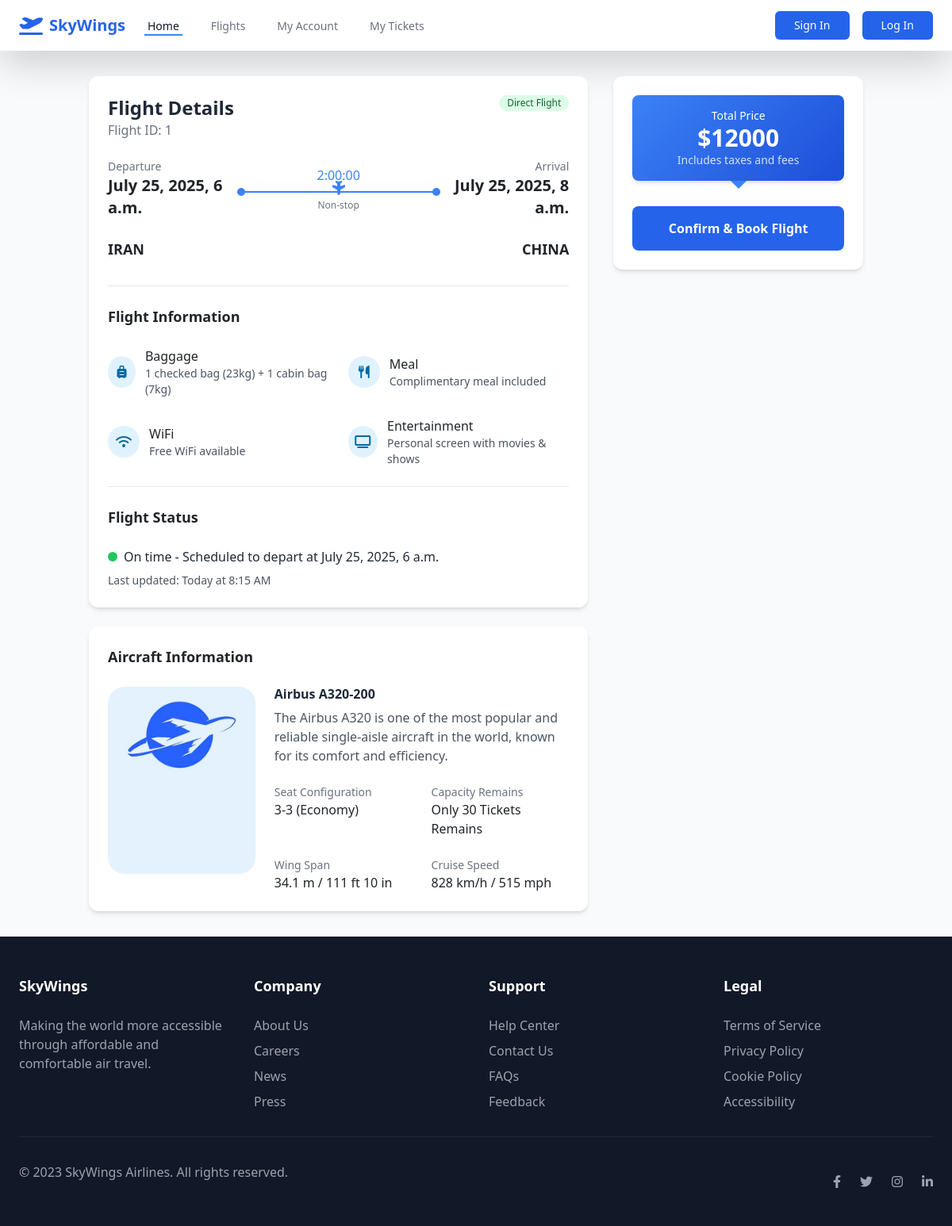
Page /flight_detail/1/ on the earlier database version.
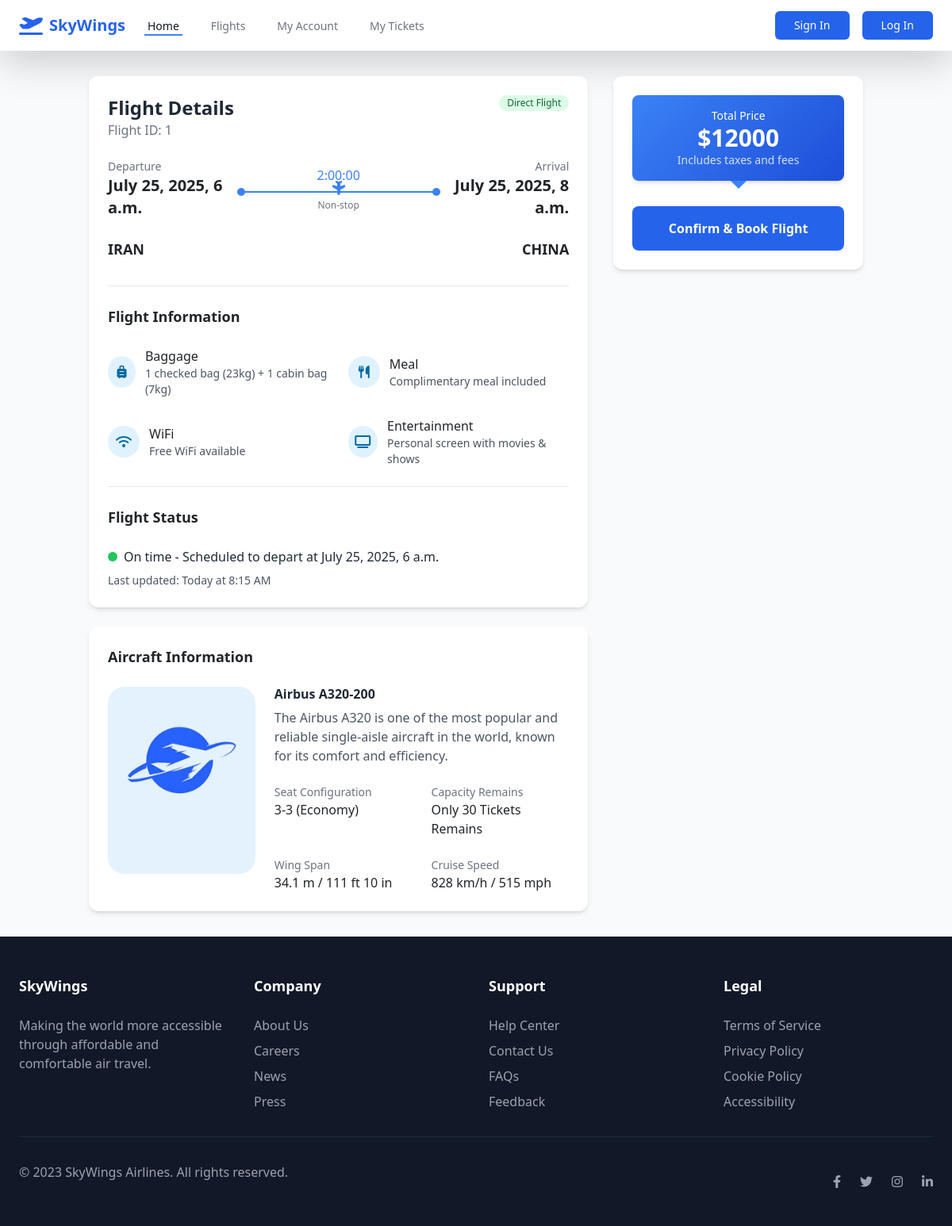
Same page on the later database version.
### flights/models.py (models this page shows, shortened)
class Flights(models.Model):
    flight_id = models.IntegerField(primary_key=True, unique=True)
    departure = models.CharField(max_length=100)
    destination = models.CharField(max_length=100)
    departure_time = models.DateTimeField()
    arrival_time = models.DateTimeField()
    pilot = models.ForeignKey(User, on_delete=models.CASCADE, related_name='pilot')
    flight_capacity = models.IntegerField()
    flight_price = models.BigIntegerField()

class homepage_objects(models.Model):
    object_id = models.IntegerField(primary_key=True, unique=True)
    back_ground_for_flights = models.ImageField(upload_to='obj/')

### flights/views.py (the view)
# urls.py: path('flight_detail/<int:flight_id>/', views.flight_detail.as_view(), name='flight_detail'),
class flight_detail(View):
    template_name = 'flights/flight_detail.html'
    def get(self, request, flight_id):
        flight = get_object_or_404(Flights, flight_id=flight_id)
        back_ground_obj = homepage_objects.objects.get(object_id=1)
        delta_t = flight.arrival_time - flight.departure_time
        return render(request, self.template_name, {'flight': flight, 'bgo': back_ground_obj, "delta_t": delta_t})

### flights/templates/flights/flight_detail.html (shortened to what this page needs)
{% extends 'base.html' %}
{% block content %}
<!DOCTYPE html>
<html lang="en">
<head>
    <script src="https://cdn.tailwindcss.com"></script>
    <link rel="stylesheet" href="https://cdnjs.cloudflare.com/ajax/libs/font-awesome/6.4.0/css/all.min.css">
</head>
<body class="bg-gray-50">
    <main class="container mx-auto px-4 py-8">
        <div class="flex flex-col lg:flex-row gap-8">
            <div class="lg:w-2/3">
                <div class="bg-white rounded-xl shadow-md overflow-hidden flight-card mb-6">
                    <div class="p-6">
                        <div class="flex justify-between items-start mb-6">
                            <div>
                                <h2 class="text-2xl font-bold text-gray-800">Flight Details</h2>
                                <p class="text-gray-500">Flight ID: {{ flight.flight_id }}</p>
                            </div>
                            <span class="bg-green-100 text-green-800 text-xs font-medium px-2.5 py-0.5 rounded-full">Direct Flight</span>
                        </div>
                        <div class="mb-8">
                            <div class="flex justify-between items-center mb-2">
                                <div>
                                    <p class="text-gray-500 text-sm">Departure</p>
                                    <p class="text-xl font-bold">{{ flight.departure_time }}</p>
                                </div>
                                <div class="text-center">
                                    <p class="text-blue-500 font-medium">{{ delta_t }}</p>
                                    <div class="flight-path w-64 mx-auto my-2">
                                        <i class="fas fa-plane airplane-icon"></i>
                                    </div>
                                    <p class="text-xs text-gray-500">Non-stop</p>
                                </div>
                                <div class="text-right">
                                    <p class="text-gray-500 text-sm">Arrival</p>
                                    <p class="text-xl font-bold">{{ flight.arrival_time }}</p>
                                </div>
                            </div>
                            <div class="flex justify-between mt-4">
                                <div>
                                    <p class="text-lg font-semibold">{{ flight.departure }}</p>
                                </div>
                                <div class="text-right">
                                    <p class="text-lg font-semibold">{{ flight.destination }}</p>
                                </div>
                            </div>
                        </div>
                        <div class="border-t border-gray-200 pt-6">
                            <h3 class="text-lg font-semibold mb-4">Flight Information</h3>
                            <div class="grid grid-cols-1 md:grid-cols-2 gap-4">
                                <div class="flex items-center">
                                    <div class="amenity-icon mr-3">
                                        <i class="fas fa-suitcase-rolling"></i>
                                    </div>
                                    <div>
                                        <p class="font-medium">Baggage</p>
                                        <p class="text-gray-600 text-sm">1 checked bag (23kg) + 1 cabin bag (7kg)</p>
                                    </div>
                                </div>
                                <div class="flex items-center">
                                    <div class="amenity-icon mr-3">
                                        <i class="fas fa-utensils"></i>
                                    </div>
                                    <div>
                                        <p class="font-medium">Meal</p>
                                        <p class="text-gray-600 text-sm">Complimentary meal included</p>
                                    </div>
                                </div>
                                <div class="flex items-center">
                                    <div class="amenity-icon mr-3">
                                        <i class="fas fa-wifi"></i>
                                    </div>
                                    <div>
                                        <p class="font-medium">WiFi</p>
                                        <p class="text-gray-600 text-sm">Free WiFi available</p>
                                    </div>
                                </div>
                                <div class="flex items-center">
                                    <div class="amenity-icon mr-3">
                                        <i class="fas fa-tv"></i>
                                    </div>
                                    <div>
                                        <p class="font-medium">Entertainment</p>
                                        <p class="text-gray-600 text-sm">Personal screen with movies & shows</p>
                                    </div>
                                </div>
                            </div>
                        </div>
                        <div class="border-t border-gray-200 pt-6 mt-6">
                            <h3 class="text-lg font-semibold mb-4">Flight Status</h3>
                            <div class="flex items-center">
                                <div class="h-3 w-3 bg-green-500 rounded-full mr-2"></div>
                                <p class="text-gray-800">On time - Scheduled to depart at {{ flight.departure_time }}</p>
                            </div>
                            <p class="text-gray-600 text-sm mt-2">Last updated: Today at 8:15 AM</p>
                        </div>
                    </div>
                </div>
                <div class="bg-white rounded-xl shadow-md overflow-hidden flight-card">
                    <div class="p-6">
                        <h3 class="text-lg font-semibold mb-4">Aircraft Information</h3>
                        <div class="flex flex-col md:flex-row gap-6">
                            <div class="md:w-1/3">
                                <img src={{ bgo.back_ground_for_flights.url }}>
                            </div>
                            <div class="md:w-2/3">
                                <h4 class="font-bold text-gray-800 mb-2">Airbus A320-200</h4>
                                <p class="text-gray-600 mb-4">The Airbus A320 is one of the most popular and reliable single-aisle aircraft in the world, known for its comfort and efficiency.</p>
                                <div class="grid grid-cols-2 gap-4">
                                    <div>
                                        <p class="text-gray-500 text-sm">Seat Configuration</p>
                                        <p class="font-medium">3-3 (Economy)</p>
                                    </div>
                                    <div>
                                        <p class="text-gray-500 text-sm">Capacity Remains</p>
                                        <p class="font-medium">Only {{ flight.flight_capacity }} Tickets Remains</p>
                                    </div>
                                    <div>
                                        <p class="text-gray-500 text-sm">Wing Span</p>
                                        <p class="font-medium">34.1 m / 111 ft 10 in</p>
                                    </div>
                                    <div>
                                        <p class="text-gray-500 text-sm">Cruise Speed</p>
                                        <p class="font-medium">828 km/h / 515 mph</p>
                                    </div>
                                </div>
                            </div>
                        </div>
                    </div>
                </div>
            </div>
            <div class="lg:w-1/3">
                <div class="bg-white rounded-xl shadow-md overflow-hidden sticky top-6">
                    <div class="p-6">
                        <div class="price-tag text-center mb-8">
                            <p class="text-sm">Total Price</p>
                            <p class="text-3xl font-bold">${{ flight.flight_price }}</p>
                            <p class="text-sm opacity-80">Includes taxes and fees</p>
                        </div>
                        <button class="w-full bg-blue-600 hover:bg-blue-700 text-white font-bold py-3 px-4 rounded-lg transition duration-200" onclick="window.location.href='{% url 'flights:book_flight' flight.flight_id %}'">
                            Confirm & Book Flight
                        </button>
                    </div>
                </div>
            </div>
        </div>
    </main>
</body>
</html>
{% endblock %}

### templates/base.html (shortened to what this page needs)
<!DOCTYPE html>
<html lang="en">
<head>
    <script src="https://cdn.tailwindcss.com"></script>
    <link rel="stylesheet" href="https://cdnjs.cloudflare.com/ajax/libs/font-awesome/6.4.0/css/all.min.css">
    <link href="https://cdn.jsdelivr.net/npm/bootstrap@5.3.7/dist/css/bootstrap.min.css" rel="stylesheet">
</head>
<body class="font-sans bg-gray-50">
    <nav class="bg-white shadow-lg">
        <div class="max-w-7xl mx-auto px-4 sm:px-6 lg:px-8">
            <div class="flex justify-between h-16">
                <div class="flex items-center">
                    <div class="flex-shrink-0 flex items-center">
                        <i class="fas fa-plane-departure text-blue-600 text-2xl mr-2"></i>
                        <a class="text-xl font-bold text-blue-600" href={% url "flights:home" %}>SkyWings</a>
                    </div>
                    <div class="hidden sm:ml-6 sm:flex sm:space-x-8">
                        <a class="border-blue-500 text-gray-900 inline-flex items-center px-1 pt-1 border-b-2 text-sm font-medium" href={% url "flights:home" %}>Home</a>
                        <a class="border-transparent text-gray-500 hover:border-gray-300 hover:text-gray-700 inline-flex items-center px-1 pt-1 border-b-2 text-sm font-medium" href={% url "flights:home" %}>Flights</a>
                        <a class="border-transparent text-gray-500 hover:border-gray-300 hover:text-gray-700 inline-flex items-center px-1 pt-1 border-b-2 text-sm font-medium" href={% url "flights:home" %}>My Account</a>
                        <a class="border-transparent text-gray-500 hover:border-gray-300 hover:text-gray-700 inline-flex items-center px-1 pt-1 border-b-2 text-sm font-medium" href={% url "flights:home" %}>My Tickets</a>
                    </div>
                </div>
                <div class="hidden sm:ml-6 sm:flex sm:items-center space-x-4">
                    {% if not request.user.is_authenticated  %}
                    <div class="flex space-x-4">
                        <a  class="bg-blue-600 hover:bg-blue-700 text-white px-4 py-2 rounded-md text-sm font-medium" href={% url "accounts:register" %}>Sign In</a>
                        <a class="bg-blue-600 hover:bg-blue-700 text-white px-4 py-2 rounded-md text-sm font-medium" href={% url "accounts:login" %}>Log In</a>
                    </div>
                    {% endif %}
                </div>
            </div>
        </div>
    </nav>
    {% block content %}
    {% endblock %}
    <footer class="bg-gray-900 text-white pt-12 pb-8">
        <div class="max-w-7xl mx-auto px-4 sm:px-6 lg:px-8">
            <div class="grid grid-cols-1 md:grid-cols-4 gap-8 mb-8">
                <div>
                    <h3 class="text-lg font-bold mb-4">SkyWings</h3>
                    <p class="text-gray-400">Making the world more accessible through affordable and comfortable air travel.</p>
                </div>
                <div>
                    <h3 class="text-lg font-bold mb-4">Company</h3>
                    <ul class="space-y-2">
                        <li><a href="#" class="text-gray-400 hover:text-white">About Us</a></li>
                        <li><a href="#" class="text-gray-400 hover:text-white">Careers</a></li>
                        <li><a href="#" class="text-gray-400 hover:text-white">News</a></li>
                        <li><a href="#" class="text-gray-400 hover:text-white">Press</a></li>
                    </ul>
                </div>
                <div>
                    <h3 class="text-lg font-bold mb-4">Support</h3>
                    <ul class="space-y-2">
                        <li><a href="#" class="text-gray-400 hover:text-white">Help Center</a></li>
                        <li><a href="#" class="text-gray-400 hover:text-white">Contact Us</a></li>
                        <li><a href="#" class="text-gray-400 hover:text-white">FAQs</a></li>
                        <li><a href="#" class="text-gray-400 hover:text-white">Feedback</a></li>
                    </ul>
                </div>
                <div>
                    <h3 class="text-lg font-bold mb-4">Legal</h3>
                    <ul class="space-y-2">
                        <li><a href="#" class="text-gray-400 hover:text-white">Terms of Service</a></li>
                        <li><a href="#" class="text-gray-400 hover:text-white">Privacy Policy</a></li>
                        <li><a href="#" class="text-gray-400 hover:text-white">Cookie Policy</a></li>
                        <li><a href="#" class="text-gray-400 hover:text-white">Accessibility</a></li>
                    </ul>
                </div>
            </div>
            <div class="border-t border-gray-800 pt-8 flex flex-col md:flex-row justify-between items-center">
                <p class="text-gray-400 mb-4 md:mb-0">© 2023 SkyWings Airlines. All rights reserved.</p>
                <div class="flex space-x-6">
                    <a href="#" class="text-gray-400 hover:text-white"><i class="fab fa-facebook-f"></i></a>
                    <a href="#" class="text-gray-400 hover:text-white"><i class="fab fa-twitter"></i></a>
                    <a href="#" class="text-gray-400 hover:text-white"><i class="fab fa-instagram"></i></a>
                    <a href="#" class="text-gray-400 hover:text-white"><i class="fab fa-linkedin-in"></i></a>
                </div>
            </div>
        </div>
    </footer>
</body>
</html>

### flights/templates/flights/flight_detail.html (style rules this page uses)
.flight-path { position: relative; height: 2px; background-color: #3b82f6; }
.flight-path::before { content: ''; position: absolute; left: 0; top: -4px; width: 10px; height: 10px; border-radius: 50%; background-color: #3b82f6; }
.flight-path::after { content: ''; position: absolute; right: 0; top: -4px; width: 10px; height: 10px; border-radius: 50%; background-color: #3b82f6; }
.airplane-icon { position: absolute; left: 50%; top: -12px; transform: translateX(-50%) rotate(90deg); color: #3b82f6; }
.price-tag { position: relative; background: linear-gradient(135deg, #3b82f6, #1d4ed8); color: white; padding: 1rem; border-radius: 0.5rem; box-shadow: 0 4px 6px -1px rgba(0, 0, 0, 0.1), 0 2px 4px -1px rgba(0, 0, 0, 0.06); }
.price-tag::after { content: ''; position: absolute; bottom: -10px; left: 50%; transform: translateX(-50%); border-width: 10px 10px 0; border-style: solid; border-color: #3b82f6 transparent transparent; }
.amenity-icon { width: 40px; height: 40px; display: flex; align-items: center; justify-content: center; border-radius: 50%; background-color: #e0f2fe; color: #0369a1; }
.flight-card { transition: all 0.3s ease; }

Differences in the rows shown:
changed homepage_objects: back_ground_for_flights: a different picture
